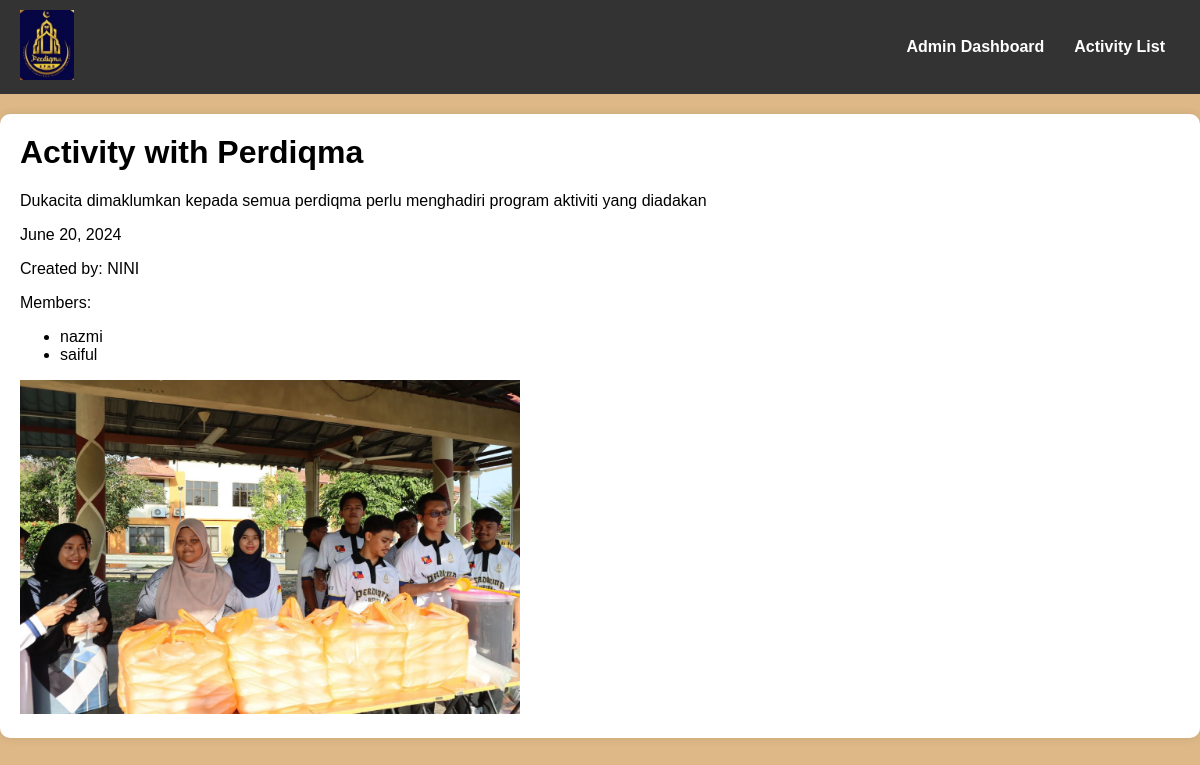
Page /perdiqma/activities/4/ (signed in) on the committed database.
### perdiqma_homepage/models.py (models this page shows, shortened)
class Activity(models.Model):
       title = models.CharField(max_length=200)
       description = models.TextField()
       date = models.DateField()
       members = models.ManyToManyField(Perdiqma, related_name='activities')
       created_by = models.ForeignKey(Perdiqmaadmin, on_delete=models.CASCADE)
       picture = models.ImageField(upload_to='activity_pictures/', blank=True, null=True)

class Perdiqmaadmin(models.Model):
       adminID = models.CharField(max_length=50,primary_key=True)
       adminname = models.CharField(max_length=100)
       adminphone = models.CharField(max_length=50)
       adminpass = models.CharField(max_length=150)

class Perdiqma(models.Model):
       perdiqmaID = models.CharField(max_length=50,primary_key=True)
       perdiqmaname = models.CharField(max_length=100)
       perdiqmaphone = models.CharField(max_length=50)
       perdiqmapass = models.CharField(max_length=150)
       perdiqmabureau = models.CharField(max_length=150)

### perdiqma_homepage/views.py (the view)
# urls.py: path('activities/<int:pk>/', views.activity_detail, name='activity_detail'),
@login_required
def activity_detail(request, pk):
    activity = get_object_or_404(Activity, pk=pk)
    return render(request, 'activity_detail.html', {'activity': activity})

### perdiqma_homepage/templates/activity_detail.html (shortened to what this page needs)
<!DOCTYPE html>
<html lang="en">
<head>
</head>
<body>
    <header>
        <div class="logo">
            {% load static %}
            <img src="{% static 'perdiqma3.jpg' %}" alt="PERDIQMA" class="img-size">
        </div>
        <nav>
            <a href="{% url 'admin_dashboard' %}">Admin Dashboard</a>
            <a href="{% url 'activitylistadmin' %}">Activity List</a>
        </nav>
    </header>
    <div class="container">
        <h1>{{ activity.title }}</h1>
        <p>{{ activity.description }}</p>
        <p>{{ activity.date }}</p>
        <p>Created by: {{ activity.created_by.adminname }}</p>
        <p>Members:</p>
        <ul>
            {% for member in activity.members.all %}
                <li>{{ member.perdiqmaname }}</li>
            {% endfor %}
        </ul>
        {% if activity.picture %}
        <img src="{{ activity.picture.url}}" width="500">
    {% endif %}
    </div>
</body>
</html>

### perdiqma_homepage/templates/activity_detail.html (style rules this page uses)
body { background-color: burlywood; width: 100%; font-size: 16px; font-family: 'Cabin', sans-serif; margin: 0; padding: 0; }
header { background-color: #333; padding: 10px 20px; display: flex; align-items: center; justify-content: space-between; color: #fff; }
.logo img { height: 70px; }
nav { display: flex; align-items: center; }
nav a { color: #fff; text-decoration: none; margin: 0 15px; font-weight: 700; transition: color 0.3s ease; }
.container { max-width: 1200px; margin: 20px auto; padding: 20px; background-color: #fff; border-radius: 10px; box-shadow: 0 0 10px rgba(0, 0, 0, 0.1); }
h1 { margin-top: 0; }

### rows in the picture
Activity: title "Activity with Perdiqma", description "Dukacita dimaklumkan kepada semua perdiqma perlu menghadiri program aktiviti yang diadakan", date "June 20, 2024", created_by.adminname "NINI", picture (picture)
Perdiqma: perdiqmaname "nazmi"
Perdiqma: perdiqmaname "saiful"
